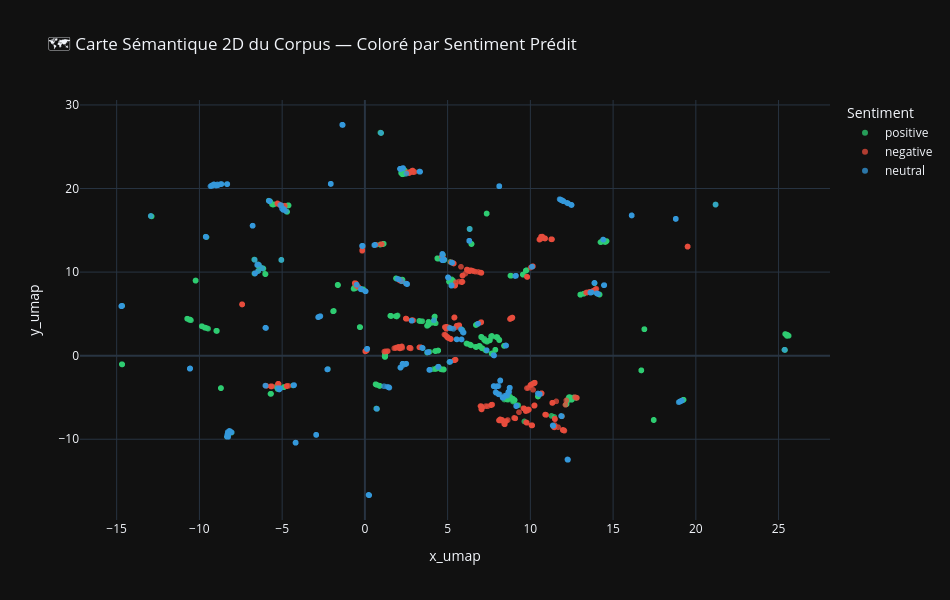

Notebook code for this chart:
### Markdown cell above
# Module 5 — Embeddings & Visualisation Sémantique

**Objectif** : cartographier l'ensemble du corpus textuel dans un espace à 2 dimensions pour visualiser la séparation naturelle des idées, des sujets et des sentiments.

**Techniques utilisées :**
- **Sentence Embeddings** : vecteurs denses 384-D (`all-MiniLM-L6-v2`)
- **UMAP (Uniform Manifold Approximation and Projection)** : réduction non-linéaire préservant la topologie locale et globale
- **Plotly Express** : carte sémantique interactive avec inspection au survol

### Code cell
"""
Module 5.1 — Embeddings & Projection 2D UMAP
Cartographie sémantique interactive des opinions
"""

from umap import UMAP
import plotly.express as px
import time

# ── 1. Extraction des Embeddings ─────────────────────────
print("⏳ Génération des embeddings sémantiques 384-D...")
t0 = time.time()
embeddings = embedding_model.encode(df["text_clean"].tolist(), show_progress_bar=True)
print(f"✅ {embeddings.shape[0]} embeddings générés en {time.time() - t0:.1f}s ! (Shape: {embeddings.shape})")

# ── 2. Réduction UMAP vers 2D ────────────────────────────
print("⏳ Réduction de dimension UMAP (384D → 2D)...")
t0 = time.time()
umap_2d = UMAP(n_components=2, n_neighbors=15, min_dist=0.1, random_state=42)
projections = umap_2d.fit_transform(embeddings)

df["x_umap"] = projections[:, 0]
df["y_umap"] = projections[:, 1]
print(f"✅ Projection 2D calculée en {time.time() - t0:.1f}s !")

# ── 3. Carte Interactive Plotly par Sentiment ────────────
# Tronquer le texte pour des tooltips fluides
df["hover_text"] = df["text_clean"].apply(lambda t: t[:100] + "..." if len(t) > 100 else t)

color_map = {
    "positive": "#2ecc71",
    "negative": "#e74c3c",
    "neutral": "#3498db"
}

fig_sentiment = px.scatter(
    df,
    x="x_umap",
    y="y_umap",
    color="predicted_sentiment",
    color_discrete_map=color_map,
    hover_data={
        "x_umap": False,
        "y_umap": False,
        "predicted_sentiment": True,
        "sentiment_score": ":.2f",
        "topic": True,
        "hover_text": True
    },
    title="🗺️ Carte Sémantique 2D du Corpus — Coloré par Sentiment Prédit",
    template="plotly_dark",
    width=950,
    height=600,
    opacity=0.75
)

fig_sentiment.update_traces(marker=dict(size=6))
fig_sentiment.update_layout(legend_title_text="Sentiment")
fig_sentiment.show()

### Figure 1 — Plotly figure (JSON) as saved in the notebook; plotly's stock layout.template omitted (floating-point values rounded to 4 significant figures; data arrays with more than 128 entries replaced by an {"elided": "..."} marker saying what was removed)
{"data": [{"customdata": {"elided": "840x4 mixed values"}, "hovertemplate": "predicted_sentiment=%{customdata[0]}<br>sentiment_score=%{customdata[1]:.2f}<br>topic=%{customdata[2]}<br>hover_text=%{customdata[3]}<extra></extra>", "legendgroup": "positive", "marker": {"color": "#2ecc71", "opacity": 0.75, "size": 6, "symbol": "circle"}, "mode": "markers", "name": "positive", "showlegend": true, "type": "scattergl", "x": {"elided": "840 float values"}, "xaxis": "x", "y": {"elided": "840 float values"}, "yaxis": "y"}, {"customdata": {"elided": "577x4 mixed values"}, "hovertemplate": "predicted_sentiment=%{customdata[0]}<br>sentiment_score=%{customdata[1]:.2f}<br>topic=%{customdata[2]}<br>hover_text=%{customdata[3]}<extra></extra>", "legendgroup": "negative", "marker": {"color": "#e74c3c", "opacity": 0.75, "size": 6, "symbol": "circle"}, "mode": "markers", "name": "negative", "showlegend": true, "type": "scattergl", "x": {"elided": "577 float values"}, "xaxis": "x", "y": {"elided": "577 float values"}, "yaxis": "y"}, {"customdata": {"elided": "583x4 mixed values"}, "hovertemplate": "predicted_sentiment=%{customdata[0]}<br>sentiment_score=%{customdata[1]:.2f}<br>topic=%{customdata[2]}<br>hover_text=%{customdata[3]}<extra></extra>", "legendgroup": "neutral", "marker": {"color": "#3498db", "opacity": 0.75, "size": 6, "symbol": "circle"}, "mode": "markers", "name": "neutral", "showlegend": true, "type": "scattergl", "x": {"elided": "583 float values"}, "xaxis": "x", "y": {"elided": "583 float values"}, "yaxis": "y"}], "layout": {"height": 600, "legend": {"title": {"text": "Sentiment"}, "tracegroupgap": 0}, "title": {"text": "🗺️ Carte Sémantique 2D du Corpus — Coloré par Sentiment Prédit"}, "width": 950, "xaxis": {"anchor": "y", "domain": [0, 1], "title": {"text": "x_umap"}}, "yaxis": {"anchor": "x", "domain": [0, 1], "title": {"text": "y_umap"}}}}
